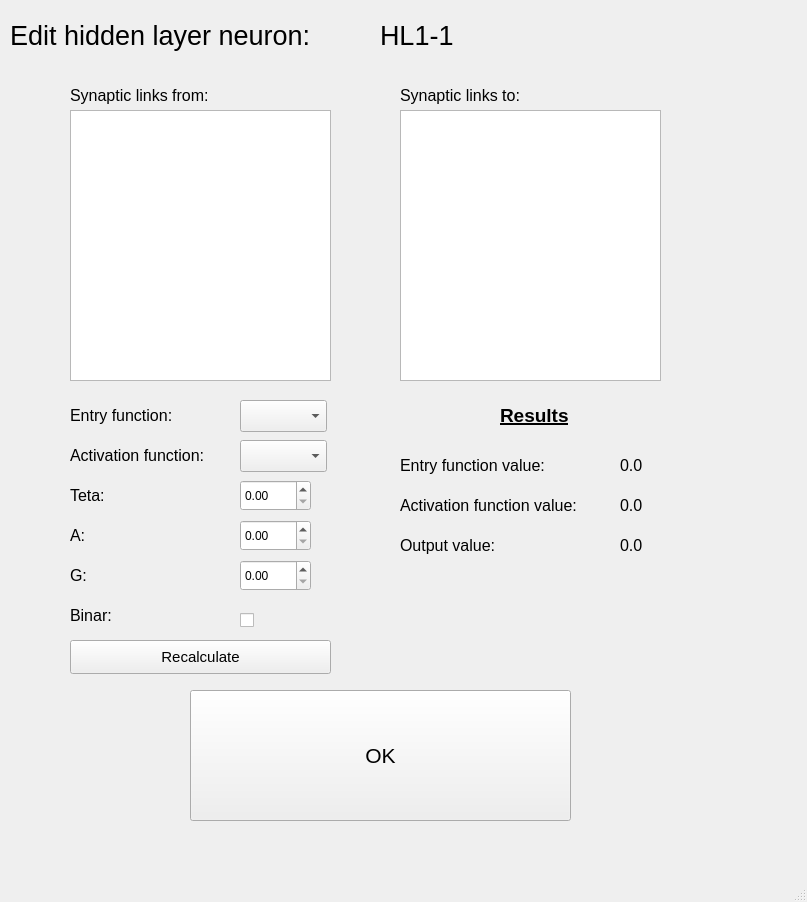
<?xml version="1.0" encoding="UTF-8"?>
<ui version="4.0">
 <class>EditHiddenLayerWindow</class>
 <widget class="QMainWindow" name="EditHiddenLayerWindow">
  <property name="geometry">
   <rect>
    <x>0</x>
    <y>0</y>
    <width>807</width>
    <height>902</height>
   </rect>
  </property>
  <property name="windowTitle">
   <string>Edit hidden layer neuron</string>
  </property>
  <widget class="QWidget" name="centralwidget">
   <widget class="QLabel" name="title_label">
    <property name="geometry">
     <rect>
      <x>10</x>
      <y>0</y>
      <width>361</width>
      <height>71</height>
     </rect>
    </property>
    <property name="font">
     <font>
      <pointsize>20</pointsize>
     </font>
    </property>
    <property name="text">
     <string>Edit hidden layer neuron:</string>
    </property>
   </widget>
   <widget class="QLabel" name="title_value_label">
    <property name="geometry">
     <rect>
      <x>380</x>
      <y>0</y>
      <width>161</width>
      <height>71</height>
     </rect>
    </property>
    <property name="font">
     <font>
      <pointsize>20</pointsize>
     </font>
    </property>
    <property name="text">
     <string>HL1-1</string>
    </property>
   </widget>
   <widget class="QLabel" name="synaptic_links_from_label">
    <property name="geometry">
     <rect>
      <x>70</x>
      <y>80</y>
      <width>181</width>
      <height>31</height>
     </rect>
    </property>
    <property name="font">
     <font>
      <pointsize>12</pointsize>
     </font>
    </property>
    <property name="text">
     <string>Synaptic links from:</string>
    </property>
   </widget>
   <widget class="QLabel" name="synaptic_links_to_label">
    <property name="geometry">
     <rect>
      <x>400</x>
      <y>80</y>
      <width>181</width>
      <height>31</height>
     </rect>
    </property>
    <property name="font">
     <font>
      <pointsize>12</pointsize>
     </font>
    </property>
    <property name="text">
     <string>Synaptic links to:</string>
    </property>
   </widget>
   <widget class="QListWidget" name="synaptic_links_to">
    <property name="geometry">
     <rect>
      <x>400</x>
      <y>110</y>
      <width>261</width>
      <height>271</height>
     </rect>
    </property>
   </widget>
   <widget class="QLabel" name="entry_function_label">
    <property name="geometry">
     <rect>
      <x>70</x>
      <y>400</y>
      <width>181</width>
      <height>31</height>
     </rect>
    </property>
    <property name="font">
     <font>
      <pointsize>12</pointsize>
     </font>
    </property>
    <property name="text">
     <string>Entry function:</string>
    </property>
   </widget>
   <widget class="QLabel" name="activation_function_label">
    <property name="geometry">
     <rect>
      <x>70</x>
      <y>440</y>
      <width>181</width>
      <height>31</height>
     </rect>
    </property>
    <property name="font">
     <font>
      <pointsize>12</pointsize>
     </font>
    </property>
    <property name="text">
     <string>Activation function:</string>
    </property>
   </widget>
   <widget class="QLabel" name="teta_label">
    <property name="geometry">
     <rect>
      <x>70</x>
      <y>480</y>
      <width>181</width>
      <height>31</height>
     </rect>
    </property>
    <property name="font">
     <font>
      <pointsize>12</pointsize>
     </font>
    </property>
    <property name="text">
     <string>Teta:</string>
    </property>
   </widget>
   <widget class="QLabel" name="a_label">
    <property name="geometry">
     <rect>
      <x>70</x>
      <y>520</y>
      <width>181</width>
      <height>31</height>
     </rect>
    </property>
    <property name="font">
     <font>
      <pointsize>12</pointsize>
     </font>
    </property>
    <property name="text">
     <string>A:</string>
    </property>
   </widget>
   <widget class="QLabel" name="g_label">
    <property name="geometry">
     <rect>
      <x>70</x>
      <y>560</y>
      <width>181</width>
      <height>31</height>
     </rect>
    </property>
    <property name="font">
     <font>
      <pointsize>12</pointsize>
     </font>
    </property>
    <property name="text">
     <string>G:</string>
    </property>
   </widget>
   <widget class="QLabel" name="binar_label">
    <property name="geometry">
     <rect>
      <x>70</x>
      <y>600</y>
      <width>181</width>
      <height>31</height>
     </rect>
    </property>
    <property name="font">
     <font>
      <pointsize>12</pointsize>
     </font>
    </property>
    <property name="text">
     <string>Binar:</string>
    </property>
   </widget>
   <widget class="QDoubleSpinBox" name="teta_sb">
    <property name="geometry">
     <rect>
      <x>240</x>
      <y>480</y>
      <width>71</width>
      <height>31</height>
     </rect>
    </property>
   </widget>
   <widget class="QDoubleSpinBox" name="a_sb">
    <property name="geometry">
     <rect>
      <x>240</x>
      <y>520</y>
      <width>71</width>
      <height>31</height>
     </rect>
    </property>
   </widget>
   <widget class="QDoubleSpinBox" name="g_sb">
    <property name="geometry">
     <rect>
      <x>240</x>
      <y>560</y>
      <width>71</width>
      <height>31</height>
     </rect>
    </property>
   </widget>
   <widget class="QCheckBox" name="binar_cb">
    <property name="geometry">
     <rect>
      <x>240</x>
      <y>610</y>
      <width>101</width>
      <height>21</height>
     </rect>
    </property>
    <property name="text">
     <string/>
    </property>
   </widget>
   <widget class="QComboBox" name="entry_function_cb">
    <property name="geometry">
     <rect>
      <x>240</x>
      <y>400</y>
      <width>87</width>
      <height>32</height>
     </rect>
    </property>
   </widget>
   <widget class="QComboBox" name="activation_function_cb">
    <property name="geometry">
     <rect>
      <x>240</x>
      <y>440</y>
      <width>87</width>
      <height>32</height>
     </rect>
    </property>
   </widget>
   <widget class="QPushButton" name="recalculate_button">
    <property name="geometry">
     <rect>
      <x>70</x>
      <y>640</y>
      <width>261</width>
      <height>34</height>
     </rect>
    </property>
    <property name="font">
     <font>
      <pointsize>11</pointsize>
     </font>
    </property>
    <property name="text">
     <string>Recalculate</string>
    </property>
   </widget>
   <widget class="QLabel" name="results_label">
    <property name="geometry">
     <rect>
      <x>500</x>
      <y>400</y>
      <width>101</width>
      <height>31</height>
     </rect>
    </property>
    <property name="font">
     <font>
      <pointsize>14</pointsize>
      <weight>75</weight>
      <bold>true</bold>
      <underline>true</underline>
     </font>
    </property>
    <property name="text">
     <string>Results</string>
    </property>
   </widget>
   <widget class="QLabel" name="entry_function_result_label">
    <property name="geometry">
     <rect>
      <x>400</x>
      <y>450</y>
      <width>181</width>
      <height>31</height>
     </rect>
    </property>
    <property name="font">
     <font>
      <pointsize>12</pointsize>
     </font>
    </property>
    <property name="text">
     <string>Entry function value:</string>
    </property>
   </widget>
   <widget class="QLabel" name="activation_function_result_label">
    <property name="geometry">
     <rect>
      <x>400</x>
      <y>490</y>
      <width>211</width>
      <height>31</height>
     </rect>
    </property>
    <property name="font">
     <font>
      <pointsize>12</pointsize>
     </font>
    </property>
    <property name="text">
     <string>Activation function value:</string>
    </property>
   </widget>
   <widget class="QLabel" name="output_label">
    <property name="geometry">
     <rect>
      <x>400</x>
      <y>530</y>
      <width>181</width>
      <height>31</height>
     </rect>
    </property>
    <property name="font">
     <font>
      <pointsize>12</pointsize>
     </font>
    </property>
    <property name="text">
     <string>Output value:</string>
    </property>
   </widget>
   <widget class="QListWidget" name="synaptic_links_from">
    <property name="geometry">
     <rect>
      <x>70</x>
      <y>110</y>
      <width>261</width>
      <height>271</height>
     </rect>
    </property>
   </widget>
   <widget class="QLabel" name="entry_function_result_value">
    <property name="geometry">
     <rect>
      <x>620</x>
      <y>450</y>
      <width>181</width>
      <height>31</height>
     </rect>
    </property>
    <property name="font">
     <font>
      <pointsize>12</pointsize>
     </font>
    </property>
    <property name="text">
     <string>0.0</string>
    </property>
   </widget>
   <widget class="QLabel" name="activation_function_result_value">
    <property name="geometry">
     <rect>
      <x>620</x>
      <y>490</y>
      <width>181</width>
      <height>31</height>
     </rect>
    </property>
    <property name="font">
     <font>
      <pointsize>12</pointsize>
     </font>
    </property>
    <property name="text">
     <string>0.0</string>
    </property>
   </widget>
   <widget class="QLabel" name="output_value">
    <property name="geometry">
     <rect>
      <x>620</x>
      <y>530</y>
      <width>181</width>
      <height>31</height>
     </rect>
    </property>
    <property name="font">
     <font>
      <pointsize>12</pointsize>
     </font>
    </property>
    <property name="text">
     <string>0.0</string>
    </property>
   </widget>
   <widget class="QPushButton" name="ok_button">
    <property name="geometry">
     <rect>
      <x>190</x>
      <y>690</y>
      <width>381</width>
      <height>131</height>
     </rect>
    </property>
    <property name="font">
     <font>
      <pointsize>16</pointsize>
     </font>
    </property>
    <property name="text">
     <string>OK</string>
    </property>
   </widget>
  </widget>
  <widget class="QMenuBar" name="menubar">
   <property name="geometry">
    <rect>
     <x>0</x>
     <y>0</y>
     <width>807</width>
     <height>30</height>
    </rect>
   </property>
  </widget>
  <widget class="QStatusBar" name="statusbar"/>
 </widget>
 <resources/>
 <connections/>
</ui>
